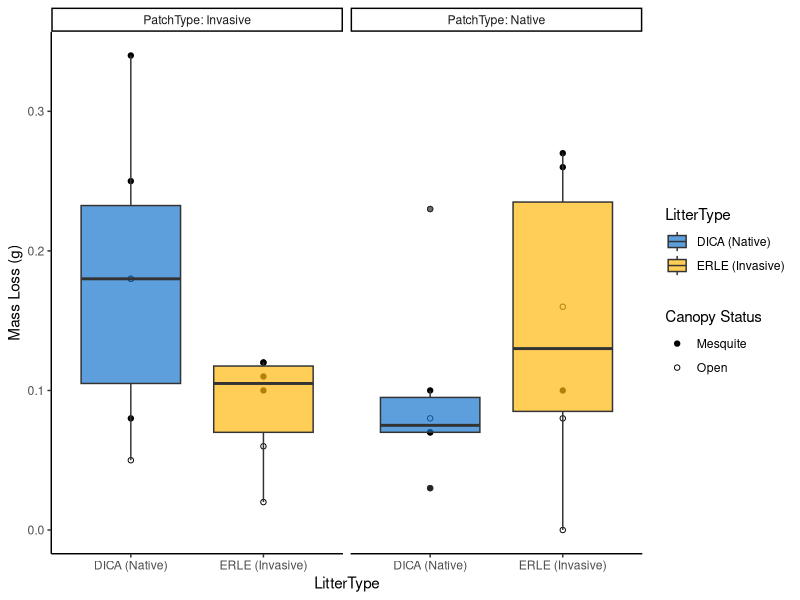
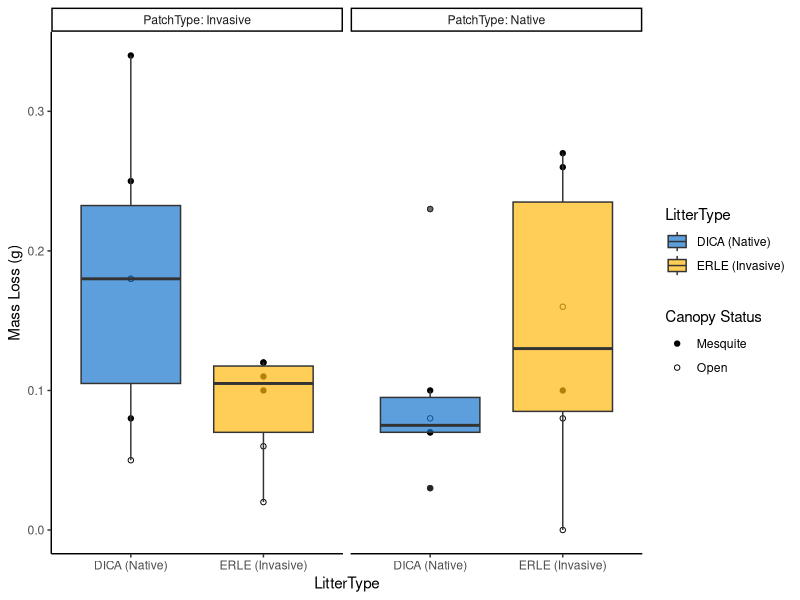

Here is the R script that generated these plots, in order:
#Field Litter Bag Mass Loss
# T3

#Plot Figures
#LitterType * PatchType interactions
#Taylor Portman
#Mod of Betsy email 3OCT22
#18OCT22

#Read in libraries
library(ggplot2)
library(dplyr)
library(ggpubr)

#Set working directory
setwd("/Volumes/GoogleDrive/My Drive/projects/MastersThesis/R/SRER_FieldExperiment")

#Read in data
dat<-read.csv("data_clean/MassLoss_T3_Clean.csv")

#Figure save file path
figures= 'Litter_MassLoss/figures'
# Plot Figures ------------------------------------------------------------

fig1<-dat%>%
  ggplot(aes(LitterType, MassLoss))+
  geom_point(aes(shape=CanopyStatus))+
  geom_boxplot(aes(fill=LitterType), alpha=0.7)+
  facet_wrap(~PatchType, labeller = label_both)+
  scale_shape_manual(values=c(19,1))+
  scale_fill_manual(values=c("dodgerblue3", "darkgoldenrod1"))+
  labs(y= "Mass Loss (g)", shape= "Canopy Status")+
  theme_classic()
  
fig1
#Save to figures folder
fileName = paste(figures, 'MassLossT3.png',sep = '/')
ggsave(fileName, fig1, dpi = 800,width= 18, height=12, units=c('cm'))



